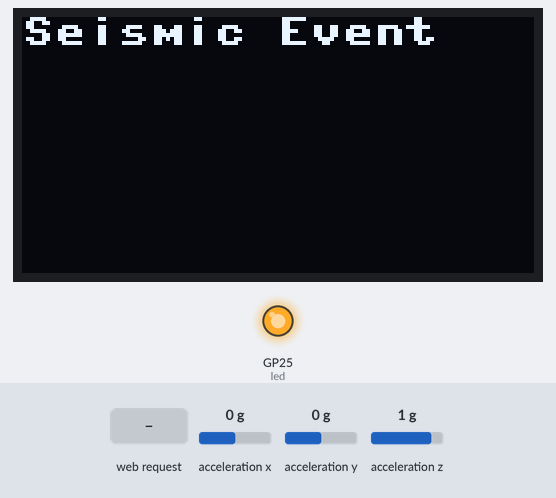
Bench run of a program on a simulated Raspberry Pi Pico running MicroPython. On the bench: 128×64 one-colour display, output pins drawn as LEDs (lit = HIGH). The test bench sets the inputs (shaded band); at power-on: acceleration x 0 g, acceleration y 0 g, acceleration z 1 g. WiFi joins after 1.5 s; the clock reads 2024-03-15 10:24:30 at power-on unless the program sets it; library files of the repository ran but are not shown: ssd1306.py; what the program prints to the serial console is not drawn.

Above: at 5.2 s.
5.3 s: acceleration x set to -1.4 g
At 6.2 s:
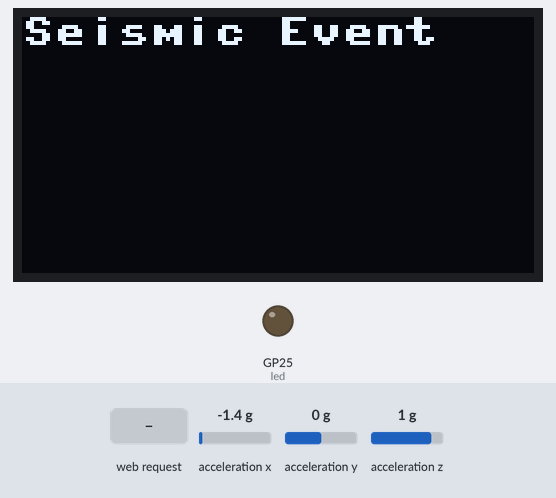
6.8 s: HTTP request GET / received
At 7.5 s:
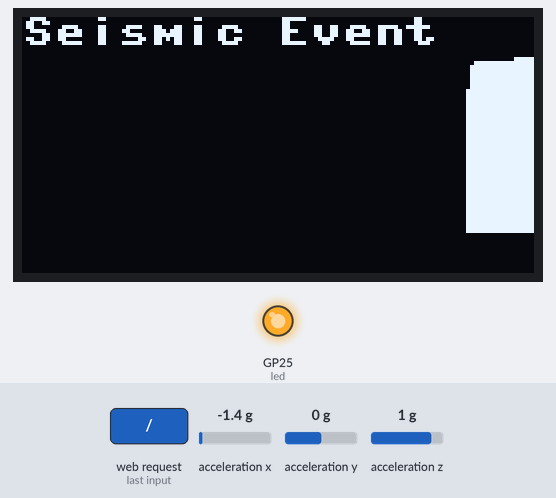
8.3 s: acceleration y set to -1.4 g
At 8.9 s:
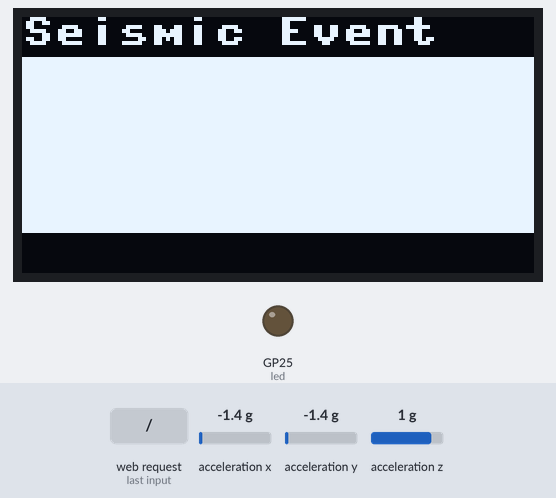
9.8 s: acceleration z set to -1.4 g
At 10.1 s:
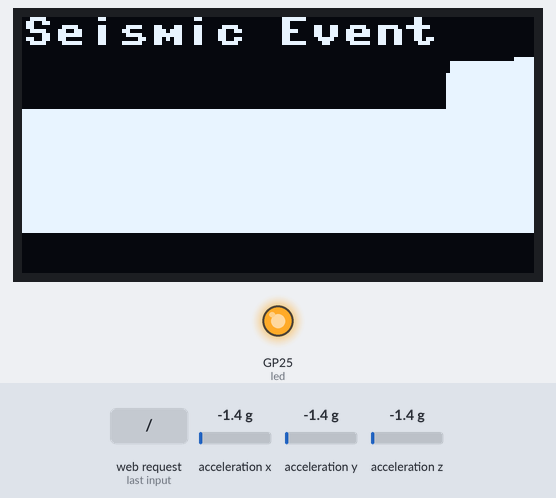
11.3 s: acceleration x set to -0.8 g
At 12.4 s:
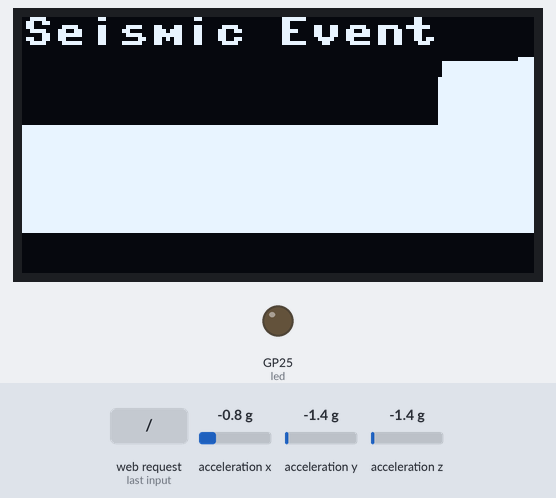
Timing chart, 0 to 13.8 s (numbered marks = the images above; inputs shaded):
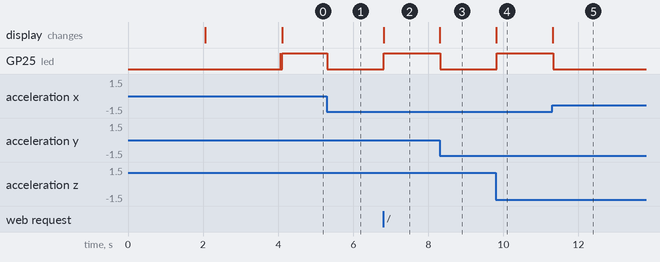

The program:

earthquake_sensor_adxl345_timer.py
```python
from machine import I2C, Pin, UART, RTC, Timer
from utime import sleep_us, ticks_us
import math
import network
import socket
from ssd1306 import SSD1306_I2C

# WiFi credentials
SSID = "xxxx"
PASSWORD = "xxxx"

# I2C setups
i2c0 = I2C(0, scl=Pin(1), sda=Pin(0), freq=400000)  # ADXL345 on I2C0
i2c1 = I2C(1, scl=Pin(3), sda=Pin(2), freq=400000)  # RTC and OLED on I2C1

# UART setup
uart = UART(1, baudrate=115200, tx=Pin(4), rx=Pin(5))
uart.write(b"ADXL345 Earthquake Sensor with Timer Interrupt Started\n")

# On-board LED
led = Pin("LED", Pin.OUT)
led_state = False

# ADXL345 Registers
ADXL345_ADDR = 0x53
POWER_CTL = 0x2D
DATA_FORMAT = 0x31
BW_RATE = 0x2C
DATAX0 = 0x32

# RTC and OLED constants
RTC_ADDR = 0x68
OLED_ADDR = 0x3C
WIDTH = 128
HEIGHT = 64
oled = SSD1306_I2C(WIDTH, HEIGHT, i2c1)

# Kalman Filter Class
class KalmanFilter:
    def __init__(self):
        self.x = 0.0
        self.p = 1.0
        self.q = 0.001
        self.r = 0.00015
        self.k = 0.0

    def update(self, measurement):
        self.p = self.p + self.q
        self.k = self.p / (self.p + self.r)
        self.x = self.x + self.k * (measurement - self.x)
        self.p = (0.5 - self.k) * self.p
        return self.x

# Global data buffer for interrupt
latest_reading = None
magnitudes = []
last_event_time = None
max_magnitude = 0.0
graph_display_start = 0
readings = []  # For web display
kalman_x = KalmanFilter()
kalman_y = KalmanFilter()
kalman_z = KalmanFilter()
threshold_g = 0.1

# Initialize ADXL345
def adxl345_init():
    try:
        i2c0.writeto_mem(ADXL345_ADDR, POWER_CTL, bytes([0x08]))
        i2c0.writeto_mem(ADXL345_ADDR, DATA_FORMAT, bytes([0x00 | 0x08]))
        i2c0.writeto_mem(ADXL345_ADDR, BW_RATE, bytes([0x0A]))
    except Exception as e:
        oled.fill(0)
        oled.text("ADXL345 Error", 0, 0)
        oled.text(str(e), 0, 10)
        oled.show()
        return False
    return True

# Initialize RTC
rtc = RTC()
def rtc_init():
    try:
        rtc.datetime((2025, 6, 14, 10, 37, 0, 0, 0))  # Updated to current date
    except Exception as e:
        oled.fill(0)
        oled.text("RTC Error", 0, 0)
        oled.text(str(e), 0, 10)
        oled.show()
        return False
    return True

# Read ADXL345 data
def read_accel():
    try:
        data = i2c0.readfrom_mem(ADXL345_ADDR, DATAX0, 6)
        a_x = (data[1] << 8 | data[0]) if (data[1] & 0x80) == 0 else (data[1] << 8 | data[0]) - 0x10000
        a_y = (data[3] << 8 | data[2]) if (data[3] & 0x80) == 0 else (data[3] << 8 | data[2]) - 0x10000
        a_z = (data[5] << 8 | data[4]) if (data[5] & 0x80) == 0 else (data[5] << 8 | data[4]) - 0x10000
        return a_x, a_y, a_z
    except Exception:
        return 0, 0, 0

# Convert to g
def convert_to_g(raw_x, raw_y, raw_z):
    accel_scale = 256.0
    return raw_x / accel_scale, raw_y / accel_scale, raw_z / accel_scale

# Graph seismic event
def draw_seismic_graph(magnitudes):
    oled.fill(0)
    oled.text("Seismic Event", 0, 0)
    if len(magnitudes) > 0:
        max_mag = max(magnitudes)
        for i in range(min(len(magnitudes), WIDTH)):
            height = int((magnitudes[i] / max(max_mag, 0.1)) * (HEIGHT - 20))
            oled.vline(i, HEIGHT - 10 - height, height, 1)
    oled.show()

# Timer interrupt callback
def timer_callback(timer):
    global latest_reading, magnitudes, last_event_time, max_magnitude, graph_display_start, readings
    start_time_us = ticks_us()
    start_time = rtc.datetime()

    # Read and process ADXL345 data
    raw_x, raw_y, raw_z = read_accel()
    if raw_x == 0 and raw_y == 0 and raw_z == 0:
        return  # Skip on error

    a_x_raw, a_y_raw, a_z_raw = convert_to_g(raw_x, raw_y, raw_z)
    a_x_filt = kalman_x.update(a_x_raw)
    a_y_filt = kalman_y.update(a_y_raw)
    a_z_filt = kalman_z.update(a_z_raw - 1.0)
    magnitude_raw = math.sqrt(a_x_raw**2 + a_y_raw**2 + a_z_raw**2)
    magnitude_filt = math.sqrt(a_x_filt**2 + a_y_filt**2 + a_z_filt**2)
    seismic_event = magnitude_raw > threshold_g or magnitude_filt > threshold_g

    # Update event tracking
    if seismic_event:
        last_event_time = start_time
        max_magnitude = max(max_magnitude, magnitude_filt)
        graph_display_start = ticks_us()

    # Store data
    magnitudes.append(magnitude_filt)
    if len(magnitudes) > WIDTH:
        magnitudes.pop(0)

    timestamp_ms = (start_time[4] * 3600 + start_time[5] * 60 + start_time[6]) * 1000 + start_time[7] // 1000
    timestamp_str = f"{start_time[4]:02d}:{start_time[5]:02d}:{start_time[6]:02d}.{start_time[7] // 100000:1d}"
    latest_reading = {
        'timestamp_ms': timestamp_ms,
        'a_x_raw': a_x_raw,
        'a_y_raw': a_y_raw,
        'a_z_raw': a_z_raw,
        'a_x_filt': a_x_filt,
        'a_y_filt': a_y_filt,
        'a_z_filt': a_z_filt,
        'seismic_event': seismic_event,
        'magnitude_filt': magnitude_filt,
        'timestamp_str': timestamp_str
    }
    readings.append({
        'timestamp': timestamp_str,
        'magnitude': magnitude_filt,
        'event': seismic_event
    })
    if len(readings) > 20:
        readings.pop(0)

# WiFi connection
def connect_to_wifi():
    wlan = network.WLAN(network.STA_IF)
    wlan.active(True)
    wlan.connect(SSID, PASSWORD)
    max_wait = 10
    while max_wait > 0:
        if wlan.status() < 0 or wlan.status() >= 3:
            break
        max_wait -= 1
        print('Waiting for WiFi connection...')
        sleep_us(1000000)
    if wlan.status() != 3:
        oled.fill(0)
        oled.text("WiFi Failed", 0, 0)
        oled.show()
        raise RuntimeError('WiFi connection failed')
    else:
        ip = wlan.ifconfig()[0]
        print('Connected to WiFi, IP:', ip)
        oled.fill(0)
        oled.text("WiFi Connected", 0, 0)
        oled.text("IP: " + ip, 0, 10)
        oled.show()
        sleep_us(2000000)
        return ip

# HTML for scrolling readings
def webpage(readings):
    html = """<!DOCTYPE html>
<html>
<head>
    <title>Pico 2 W Earthquake Sensor</title>
    <meta name="viewport" content="width=device-width, initial-scale=1">
    <style>
        body { font-family: Arial, sans-serif; margin: 20px; }
        h1 { text-align: center; }
        table { width: 100%; border-collapse: collapse; }
        th, td { border: 1px solid #ddd; padding: 8px; text-align: left; }
        th { background-color: #f2f2f2; }
        .scrollable { max-height: 400px; overflow-y: auto; }
    </style>
</head>
<body>
    <h1>Earthquake Sensor Readings</h1>
    <div class="scrollable">
        <table>
            <tr><th>Timestamp</th><th>Magnitude (g)</th><th>Event</th></tr>
"""
    for reading in readings:
        timestamp = reading['timestamp']
        magnitude = reading['magnitude']
        event = reading['event']
        html += f"            <tr><td>{timestamp}</td><td>{magnitude:.2f}</td><td>{'Yes' if event else 'No'}</td></tr>\n"
    html += """        </table>
    </div>
</body>
</html>"""
    return html

# Start web server
def start_web_server(ip):
    addr = socket.getaddrinfo('0.0.0.0', 80)[0][-1]
    s = socket.socket()
    s.bind(addr)
    s.listen(1)
    s.settimeout(0.01)  # Non-blocking
    print('Web server listening on', addr)
    return s

# Main setup
if not adxl345_init() or not rtc_init():
    while True:
        sleep_us(1000000)

# Connect to WiFi
ip = connect_to_wifi()

# Start web server
server_socket = start_web_server(ip)

# Initialize timer for 500 Hz (2ms period)
timer = Timer()
timer.init(period=2, mode=Timer.PERIODIC, callback=timer_callback)

# Main loop
sample_interval_us = 2000
while True:
    # Toggle LED
    led_state = not led_state
    led.value(1 if led_state else 0)

    start_time_us = ticks_us()

    # Process latest reading
    if latest_reading:
        # OLED display logic
        if latest_reading['seismic_event'] and (ticks_us() - graph_display_start) < 2000000:
            draw_seismic_graph(magnitudes)
        else:
            oled.fill(0)
            oled.text("Status: Running", 0, 0)
            oled.text(f"Time: {latest_reading['timestamp_str']}", 0, 10)
            if last_event_time:
                event_str = f"Last: {last_event_time[4]:02d}:{last_event_time[5]:02d}:{last_event_time[6]:02d}"
                oled.text(event_str, 0, 20)
            else:
                oled.text("Last: None", 0, 20)
            oled.text(f"Max Mag: {max_magnitude:.2f}g", 0, 30)
            oled.show()

        # UART output
        output = "{:d},{:.3f},{:.3f},{:.3f},{:.3f},{:.3f},{:.3f},{:d}\n".format(
            latest_reading['timestamp_ms'],
            latest_reading['a_x_raw'], latest_reading['a_y_raw'], latest_reading['a_z_raw'],
            latest_reading['a_x_filt'], latest_reading['a_y_filt'], latest_reading['a_z_filt'],
            1 if latest_reading['seismic_event'] else 0
        )
        uart.write(output.encode())

    # Handle web server requests
    try:
        cl, addr = server_socket.accept()
        request = cl.recv(1024)
        request = str(request)
        if 'GET / ' in request or 'GET /index.html' in request:
            response = webpage(readings)
            cl.send('HTTP/1.0 200 OK\r\nContent-type: text/html\r\n\r\n')
            cl.send(response)
        cl.close()
    except OSError:
        pass

    # Maintain approximate 500 Hz loop
    elapsed_us = ticks_us() - start_time_us
    sleep_us(max(0, sample_interval_us - elapsed_us))
```

Measured:
- after the input at 5.3 s, GP25 (led): HIGH → LOW at once
- after the input at 6.8 s, GP25 (led): LOW → HIGH at once; the display: changes at once (image 2)
- after the input at 8.3 s, GP25 (led): HIGH → LOW at once; the display: changes at once (image 3)
- after the input at 9.8 s, GP25 (led): LOW → HIGH at once; the display: changes at once (image 4)
- after the input at 11.3 s, GP25 (led): HIGH → LOW at once; the display: changes at once (image 5)
